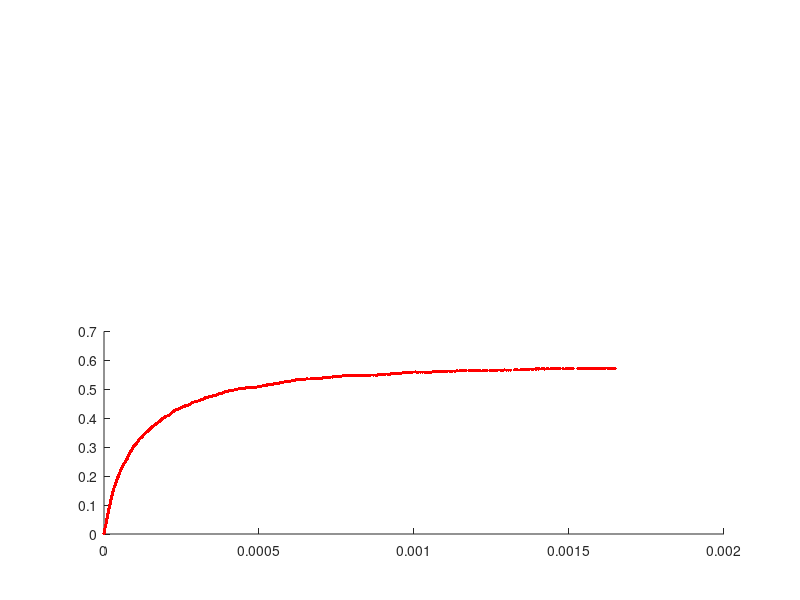

This figure's MATLAB source: (Note: this script raises an error after producing the figure.)
clearvars;
close all;

% This code is meant to track a single protein (RAD51 only, no
% competition) that binds to and unbinds from a ssDNA lattice at low
% concentrations. Rather than having a constant concentration over time,
% individual protein populations will be tracked. This utilizes the SSA for
% stochastic simulations. Now cooperativity will be included, but still no
% competition.

N = 10000;    %length of ssDNA
n = 3;  %length of protein (RAD51)

MinEvents = 100;   %minimum number of events to occur (typically keep at 100)
InitialFree = 2000;    %initial number of proteins that are around the lattice

k_on = 1;   %kinetic rate constant for protein binding
k_off = 100;  %kinetic rate constant for protein unbinding
w = 1;  %cooperativity constant

% Memory Allocation
X_Locations = zeros(3,MinEvents);   %number of free locations on the DNA lattice over time
X_Free = zeros(1,MinEvents);    %number of free proteins with each event
X_Free(1) = InitialFree;    %records initial amount of free proteins
X_Bound = zeros(1,MinEvents);   %number of bound proteins on the lattice with each event (lattice is initially empty)
Populations = zeros(3,MinEvents);   %combined array tracking populations of bound/free proteins and free locations
a_P = zeros(4,MinEvents);   %propensity functions
t = zeros(1,MinEvents+1); %time tracker
dt = zeros(1,MinEvents);    %records each time interval in the simulation
EventHistory = zeros(4,MinEvents);  %records where each event occurs at each step
    % 1 - Isolated Binding
    % 2 - Singly Contiguous Binding
    % 3 - Doubly Contiguous Binding
    % 4 - Unbinding
FracCover = zeros(1,MinEvents+1);   %tracks saturation of ssDNA lattice

DNA = zeros(1,N);   %ssDNA lattice
BoundAtSpot = zeros(1,N);   %used to record where proteins are bound

Event = 0;  %counts number of events which have occured
Equilibrium = 0;
while Equilibrium == 0 %runs until the system reaches equilibrium
    Event = Event+1;    %increases event counter
    
    % Location Counter %%%%%%%%%%%%%%%%%%%%%%%%%%%%%%%%%%%%%%%%%%%%%%%%%%%%
    clear LeftEdges RightEdges GapSize AvailablePerGap DC_AvailableLocations SC_AvailableLocations I_AvailableLocations
    AvailableLocations = [];    %initializes an array to track available locations
    LeftEdges = find(diff([1 DNA 1]) == -1);    %all left edges of any gaps
    RightEdges = find(diff([1 DNA 1]) == 1);    %all right edges of any gaps
    GapSize = RightEdges-LeftEdges; %gap size of each gap on the lattice
    LeftEdges(GapSize < n) = [];    %clears position of any gap that is too small for binding
    GapSize(GapSize < n) = [];      %clears any gap that is too small for binding
    AvailablePerGap = GapSize-(n-1);    %number of available spaces per gap
    for a = 1:numel(GapSize)
        AvailableLocations = [AvailableLocations,LeftEdges(a):1:LeftEdges(a)+AvailablePerGap(a)-1]; %all available binding locations
    end
    DC_AvailableLocations = LeftEdges(GapSize == n);    %list of all doubly contiguous binding locations
    DC_AvailableLocations(DC_AvailableLocations == 1 | DC_AvailableLocations == N-(n-1)) = [];  %clears first and last position of lattice from DC
    
    SC_AvailableLocations = sort([AvailableLocations(diff([0,diff(AvailableLocations) == 1,0])>0),AvailableLocations(diff([0,diff(AvailableLocations) == 1,0])<0)]);    %calcualtes positon of all SC locations
    if ismember(1,SC_AvailableLocations)==1 && DNA(n) == 0  %if first location isn't really SC
        SC_AvailableLocations(SC_AvailableLocations==1) = [];   %...clear it
    end
    if ismember(N-(n-1),SC_AvailableLocations)==1 && DNA(N-n) == 0  %do the same thing with the last location on the lattice
        SC_AvailableLocations(SC_AvailableLocations==N-(n-1)) = [];
    end
    
    I_AvailableLocations = AvailableLocations(~ismember(AvailableLocations,DC_AvailableLocations)); %removes DC locations from available list of isolated locations
    I_AvailableLocations = I_AvailableLocations(~ismember(I_AvailableLocations,SC_AvailableLocations)); %removes SC locations from available list
    
    X_Locations(:,Event) = [numel(I_AvailableLocations);numel(SC_AvailableLocations);numel(DC_AvailableLocations)]; %number of free locations on the lattice
        %1 - Isolated
        %2 - Singly Contiguous
        %3 - Doubly Contiguous
    X_Bound(Event) = numel(find(BoundAtSpot == 1)); %number of proteins bound to the lattice
    BoundLocations = find(BoundAtSpot == 1);    %list of locations where proteins are bound
    %%%%%%%%%%%%%%%%%%%%%%%%%%%%%%%%%%%%%%%%%%%%%%%%%%%%%%%%%%%%%%%%%%%%%%%
    a_P(:,Event) = [k_on*X_Locations(1,Event)*X_Free(Event);k_on*X_Locations(2,Event)*X_Free(Event)*w;k_on*X_Locations(3,Event)*X_Free(Event)*(w^2);k_off*X_Bound(Event)];
        % 1 - Binding Reaction (I)
        % 2 - Binding Reaction (SC)
        % 3 - Binding Reaction (DC)
        % 4 - Unbinding Reaction
    Rands = [rand,rand];    %random numbers for Monte Carlo step
    dt(Event) = (1/sum(a_P(:,Event)))*log(1/Rands(1));   %time step calculation
    
    if Rands(2)*sum(a_P(:,Event)) < a_P(1,Event)    %isolated binding reactions (via SSA)
        I_BindLocation = I_AvailableLocations(randi(numel(I_AvailableLocations)));   %selects random location for binding
        DNA(I_BindLocation:I_BindLocation+(n-1)) = 1;   %binds protein
        X_Free(Event+1) = X_Free(Event)-1;  %updates free protein tracker (decrease by 1)
        BoundAtSpot(I_BindLocation) = 1;  %records where proteins are bound
        EventHistory(1,Event) = I_BindLocation;   %records where event happened
    elseif Rands(2)*sum(a_P(:,Event)) < sum(a_P(1:2,Event))    %singly contiguous binding reaction
        SC_BindLocation = SC_AvailableLocations(randi(numel(SC_AvailableLocations)));   %selects random location for binding
        DNA(SC_BindLocation:SC_BindLocation+(n-1)) = 1; %binds protein
        X_Free(Event+1) = X_Free(Event)-1;  %updates free protein tracker
        BoundAtSpot(SC_BindLocation) = 1;   %records where protein is now bound
        EventHistory(2,Event) = SC_BindLocation;    %records where the event happened
    elseif Rands(2)*sum(a_P(:,Event)) < sum(a_P(1:3,Event))    %doubly contiguous binding event
        DC_BindLocation = DC_AvailableLocations(randi(numel(DC_AvailableLocations)));   %selects random location for binding
        DNA(DC_BindLocation:DC_BindLocation+(n-1)) = 1; %binds protein
        X_Free(Event+1) = X_Free(Event)-1;  %updates free protein tracker
        BoundAtSpot(DC_BindLocation) = 1;   %records where protein is now bound
        EventHistory(3,Event) = DC_BindLocation;    %records where the event happened
    else   %unbinding reaction
        UnbindLocation = BoundLocations(randi(X_Bound(Event)));     %selects random protein to unbind from lattice
        DNA(UnbindLocation:UnbindLocation+(n-1)) = 0;   %unbinds protein
        X_Free(Event+1) = X_Free(Event)+1;  %updates free protein tracker (increase by 1)
        BoundAtSpot(UnbindLocation) = 0;    %updates BoundAtSpot
        EventHistory(4,Event) = UnbindLocation;
    end
    
    t(Event+1) = t(Event)+dt(Event);    %updates timer by advancing time according to the calculated time step
    FracCover(Event+1) = numel(find(DNA == 1))/N;   %calcualtes saturation level of ssDNA lattice
    if mod(numel(find(DNA == 1)),n) ~= 0  %if there isn't an integer number of bound proteins...
        disp('BROKEN PROTEIN');
        break  %ERROR STOP
    end
    if Event >= MinEvents
        QuarterTime = t(end)-(0.25*t(end));   %time that is 25% of the way back in the simulation
        TimeDiff = t-QuarterTime;
        TestPosition_t = find(abs(TimeDiff) == min(abs(TimeDiff)));  %position of time that is closest to 25% of the way back
        t_Equilibrium_Test = t(TestPosition_t:end);  %set of time we're looking for and testing for equilibrium
        Sat_Equilibrium_Test = FracCover(TestPosition_t:end);    %set of FracCover values to test for equilibrium in
        Avg_Saturation = sum(Sat_Equilibrium_Test)/numel(Sat_Equilibrium_Test); %average saturation level
        CurveFit = polyfit(t_Equilibrium_Test,Sat_Equilibrium_Test,1);  %linear fit to the last quarter of events
        Y_Int_Error(Event) = abs(Avg_Saturation-CurveFit(2))/Avg_Saturation;   %percent error in y-intercept fit
        if CurveFit(1) < (1/mean(dt)) & (Y_Int_Error(Event) < 0.05 | isnan(Y_Int_Error(Event)))  %if fitted slope is basically zero and the fitted y-int is basically the average saturation...
            Equilibrium = 1;    %...then the system is considered to be at equilibirum
        end
    end
end

figure(1);
subplot(2,2,[3,4]);
scatter(t,FracCover,5,'r','filled');
hold on;
yline(n*InitialFree/N,'--k',['Max. Saturation: ', num2str(round(n*InitialFree/N,2))],'LabelHorizontalAlignment','left');
yline(Avg_Saturation,'--r',['Eq. Saturation: ', num2str(round(Avg_Saturation,2))],'LabelHorizontalAlignment','right','LabelVerticalAlignment','bottom');
% xline(QuarterTime,'--r',['Eq. Time: ', num2str(round(QuarterTime,2))],'LabelVerticalAlignment','top','LabelHorizontalAlignment','left');
xlim([0 t(end)]);
xlabel('Time, t');
ylim([0 1]);
ylabel('Saturation Level');
title(['Low Protein Population (Initial X: ', num2str(InitialFree), ')']);
box on;
subplot(2,2,1);
scatter(t(1:end-1),X_Bound,5,'r','filled');
hold on;
scatter(t,X_Free,5,'b','filled');
xlim([0 t(end)]);   xlabel('Time, t');
ylim([0 InitialFree]); ylabel('Population, X');
title('Protein Populations');
box on;
legend('Bound','Free','Location','east');
subplot(2,2,2);
scatter(t(1:end-1),X_Locations(1,:),5,'r','filled'); hold on;    %Isolated locations
scatter(t(1:end-1),X_Locations(2,:),5,'b','filled');    %Singly Contiguous locations
scatter(t(1:end-1),X_Locations(3,:),5,'g','filled');    %Doubly Contiguous locations
scatter(t(1:end-1),sum(X_Locations(1:3,:)),5,'k','filled');   %total free locations
xlim([0 t(end)]); xlabel('Time, t');
ylim([0 N]);    ylabel('Free Locations');
legend('Isolated','Singly Contiguous','Doubly Contiguous','Total','Location','Northeast');
title('Available Locations');
box on;